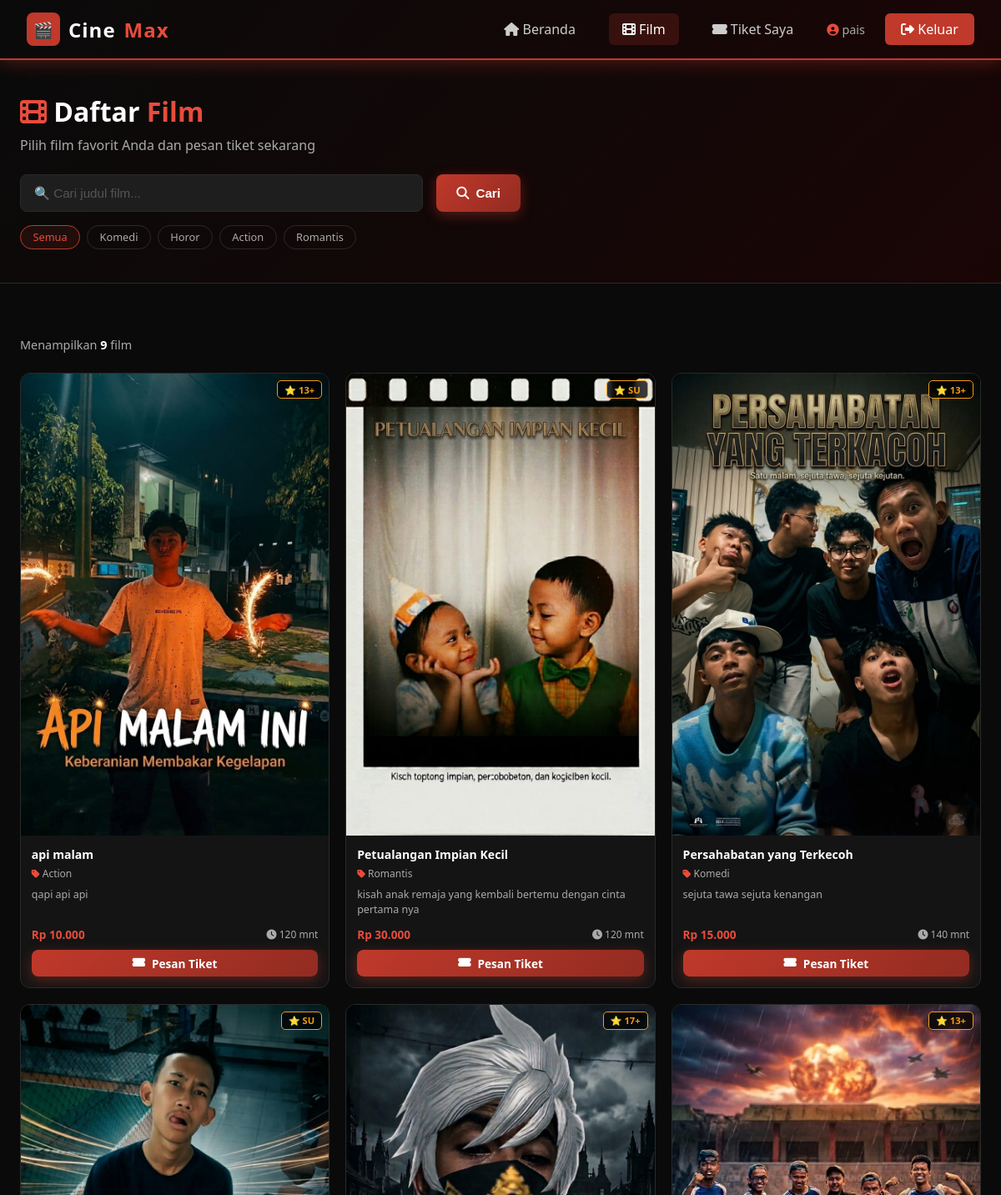
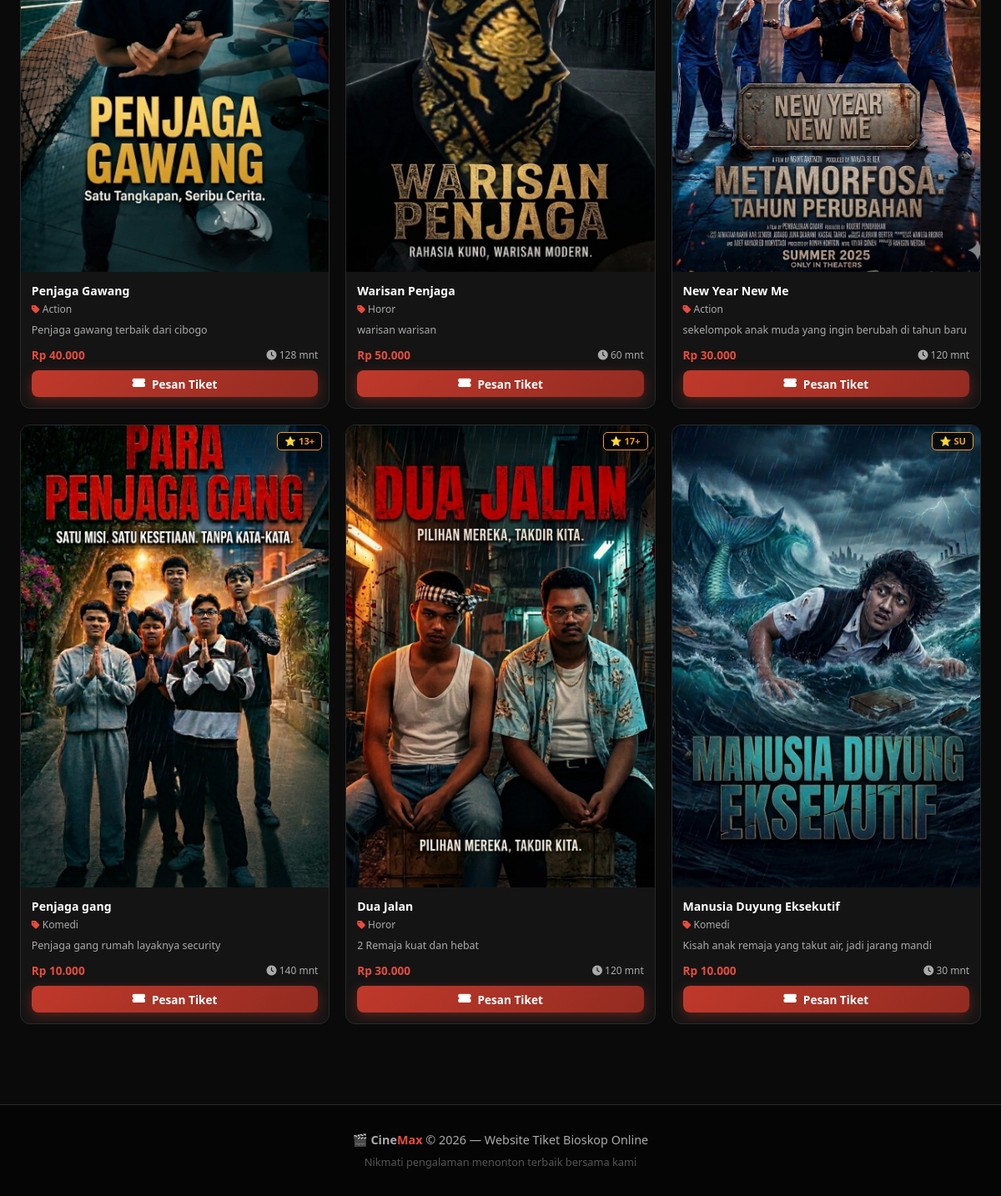
The page /bioskop/user/films.php (signed in) on the database its author committed (2 pictures, top to bottom).
### tables this page shows
CREATE TABLE `films` (
  `id` int(11) NOT NULL,
  `judul` varchar(200) NOT NULL,
  `genre` varchar(100) DEFAULT NULL,
  `durasi` int(11) DEFAULT NULL,
  `rating` varchar(10) DEFAULT NULL,
  `sinopsis` text DEFAULT NULL,
  `poster` varchar(255) DEFAULT NULL,
  `harga` decimal(10,2) DEFAULT 50000.00,
  `status` enum('tayang','akan_tayang','selesai') DEFAULT 'tayang',
  `created_at` timestamp NOT NULL DEFAULT current_timestamp()
);

### bioskop/user/films.php (the view, shortened to what this page needs)
<?php
require_once '../config/database.php';
$search = trim($_POST['search'] ?? $_GET['search'] ?? '');
$genre  = trim($_GET['genre'] ?? '');
$where  = "WHERE status = 'tayang'";
$params = [];
$types  = '';
if ($params) {
    $stmt = $conn->prepare("SELECT * FROM films $where ORDER BY id DESC");
    $stmt->bind_param($types, ...$params);
    $stmt->execute();
    $films = $stmt->get_result();
} else {
    $films = $conn->query("SELECT * FROM films $where ORDER BY id DESC");
}
$genres_raw = $conn->query("SELECT DISTINCT genre FROM films WHERE status='tayang'");
$all_genres = [];
while ($g = $genres_raw->fetch_assoc()) {
    foreach (explode(',', $g['genre']) as $gn) {
        $gn = trim($gn);
        if ($gn && !in_array($gn, $all_genres)) $all_genres[] = $gn;
    }
}
$basePath  = '../';
include '../includes/header.php';
?>
<div class="films-hero">
    <div class="container">
        <h1 style="font-size:2rem; font-weight:800; margin-bottom:0.5rem">
            <i class="fas fa-film" style="color:var(--primary-light)"></i>
            Daftar <span style="color:var(--primary-light)">Film</span>
        </h1>
        <p style="color:var(--text-gray); margin-bottom:1.5rem">Pilih film favorit Anda dan pesan tiket sekarang</p>
        <form method="GET" action="films.php">
            <div class="search-bar">
                <input type="text" name="search" class="form-control"
                       placeholder="🔍 Cari judul film..." value="<?= htmlspecialchars($search) ?>">
                <button type="submit" class="btn btn-primary"><i class="fas fa-search"></i> Cari</button>
            </div>
            <div class="genre-filters">
                <a href="films.php" class="genre-btn <?= !$genre ? 'active' : '' ?>">Semua</a>
                <?php foreach ($all_genres as $g): ?>
                <a href="films.php?genre=<?= urlencode($g) ?><?= $search ? '&search='.urlencode($search) : '' ?>"
                   class="genre-btn <?= $genre === $g ? 'active' : '' ?>">
                    <?= htmlspecialchars($g) ?>
                </a>
                <?php endforeach; ?>
            </div>
        </form>
    </div>
</div>
<div class="container py-4">
    <?php if ($films->num_rows > 0): ?>
    <p style="color:var(--text-gray); margin-bottom:1.5rem; font-size:0.9rem">
        Menampilkan <strong style="color:white"><?= $films->num_rows ?></strong> film
    </p>
    <div class="grid grid-4">
        <?php while ($film = $films->fetch_assoc()):
            $poster_path = '../assets/uploads/posters/' . ($film['poster'] ?? '');
        ?>
        <div class="film-card">
            <div class="film-poster-placeholder">
                <?php if (!empty($film['poster']) && file_exists($poster_path)): ?>
                <img src="<?= htmlspecialchars($poster_path) ?>" alt="<?= htmlspecialchars($film['judul']) ?>">
                <?php else: ?>🎬<?php endif; ?>
                <span class="film-rating-badge">⭐ <?= htmlspecialchars($film['rating']) ?></span>
            </div>
            <div class="film-info">
                <div class="film-title"><?= htmlspecialchars($film['judul']) ?></div>
                <div class="film-genre">
                    <i class="fas fa-tag" style="color:var(--primary-light); font-size:0.7rem"></i>
                    <?= htmlspecialchars($film['genre']) ?>
                </div>
                <div class="film-sinopsis"><?= htmlspecialchars($film['sinopsis']) ?></div>
                <div class="film-meta">
                    <span class="film-price">Rp <?= number_format($film['harga'], 0, ',', '.') ?></span>
                    <span class="film-duration"><i class="fas fa-clock"></i> <?= $film['durasi'] ?> mnt</span>
                </div>
                <a href="film-detail.php?id=<?= $film['id'] ?>" class="btn btn-primary btn-block btn-sm">
                    <i class="fas fa-ticket-alt"></i> Pesan Tiket
                </a>
            </div>
        </div>
        <?php endwhile; ?>
    </div>
    <?php endif; ?>
</div>
<?php include '../includes/footer.php'; ?>

### bioskop/includes/header.php (shortened to what this page needs)
<!DOCTYPE html>
<html lang="id">
<head>
    <link rel="stylesheet" href="<?= $basePath ?? '' ?>assets/css/style.css">
    <link rel="stylesheet" href="https://cdnjs.cloudflare.com/ajax/libs/font-awesome/6.4.0/css/all.min.css">
</head>
<body>
<nav class="navbar">
    <div class="navbar-inner">
        <a href="dashboard.php" class="navbar-brand">
            <div class="logo-icon">🎬</div>
            Cine<span>Max</span>
        </a>
        <?php if (isset($_SESSION['user_id'])): ?>
        <ul class="navbar-nav">
            <li><a href="dashboard.php" class="<?= basename($_SERVER['PHP_SELF']) == 'dashboard.php' ? 'active' : '' ?>">
                <i class="fas fa-home"></i> Beranda
            </a></li>
            <li><a href="films.php" class="<?= basename($_SERVER['PHP_SELF']) == 'films.php' ? 'active' : '' ?>">
                <i class="fas fa-film"></i> Film
            </a></li>
            <li><a href="my-tickets.php" class="<?= basename($_SERVER['PHP_SELF']) == 'my-tickets.php' ? 'active' : '' ?>">
                <i class="fas fa-ticket-alt"></i> Tiket Saya
            </a></li>
            <li>
                <span style="color: var(--text-gray); font-size:0.9rem;">
                    <i class="fas fa-user-circle" style="color:var(--primary-light)"></i>
                    <?= htmlspecialchars($_SESSION['user_nama']) ?>
                </span>
            </li>
            <li><a href="logout.php" class="btn-logout">
                <i class="fas fa-sign-out-alt"></i> Keluar
            </a></li>
        </ul>
        <?php endif; ?>
    </div>
</nav>

### bioskop/includes/footer.php (shortened to what this page needs)
<footer class="footer">
    <div class="container">
        <p>🎬 <strong>Cine<span>Max</span></strong> &copy; <?= date('Y') ?> — Website Tiket Bioskop Online</p>
        <p class="mt-1" style="font-size:0.8rem; color:#555;">Nikmati pengalaman menonton terbaik bersama kami</p>
    </div>
</footer>
</body>
</html>

### bioskop/assets/css/style.css (style rules this page uses)
:root { --primary: #c0392b; --primary-dark: #922b21; --primary-light: #e74c3c; --bg-dark: #0a0a0a; --bg-card: #141414; --bg-card2: #1a1a1a; --bg-input: #1e1e1e; --text-white: #ffffff; --text-gray: #aaaaaa; --text-light: #cccccc; --border: #2a2a2a; --border-red: #c0392b; --gold: #f39c12; --success: #27ae60; --shadow: 0 4px 20px rgba(192, 57, 43, 0.3); }
* { margin: 0; padding: 0; box-sizing: border-box; }
body { font-family: 'Segoe UI', Tahoma, Geneva, Verdana, sans-serif; background-color: var(--bg-dark); color: var(--text-white); min-height: 100vh; }
a { text-decoration: none; color: inherit; }
.navbar { background: linear-gradient(135deg, #0a0a0a 0%, #1a0505 100%); border-bottom: 2px solid var(--primary); padding: 0 2rem; position: sticky; top: 0; z-index: 1000; box-shadow: 0 2px 20px rgba(192, 57, 43, 0.4); }
.navbar-inner { display: flex; align-items: center; justify-content: space-between; max-width: 1400px; margin: 0 auto; height: 70px; }
.navbar-brand { display: flex; align-items: center; gap: 10px; font-size: 1.5rem; font-weight: 800; color: var(--text-white); letter-spacing: 1px; }
.navbar-brand .logo-icon { width: 40px; height: 40px; background: var(--primary); border-radius: 8px; display: flex; align-items: center; justify-content: center; font-size: 1.2rem; }
.navbar-brand span { color: var(--primary-light); }
.navbar-nav { display: flex; align-items: center; gap: 1.5rem; list-style: none; }
.navbar-nav a { color: var(--text-light); font-weight: 500; padding: 0.5rem 1rem; border-radius: 6px; transition: all 0.3s; }
.navbar-nav a:hover, .navbar-nav a.active { color: var(--text-white); background: rgba(192, 57, 43, 0.2); }
.btn-logout { background: var(--primary); color: white !important; padding: 0.5rem 1.2rem !important; border-radius: 6px !important; transition: all 0.3s !important; }
.btn { display: inline-flex; align-items: center; gap: 8px; padding: 0.7rem 1.5rem; border-radius: 8px; font-weight: 600; font-size: 0.95rem; cursor: pointer; border: none; transition: all 0.3s; text-decoration: none; }
.btn-primary { background: linear-gradient(135deg, var(--primary), var(--primary-dark)); color: white; box-shadow: 0 4px 15px rgba(192, 57, 43, 0.4); }
.btn-sm { padding: 0.4rem 1rem; font-size: 0.85rem; }
.btn-block { width: 100%; justify-content: center; }
.form-control { width: 100%; padding: 0.8rem 1rem; background: var(--bg-input); border: 1px solid var(--border); border-radius: 8px; color: var(--text-white); font-size: 0.95rem; transition: all 0.3s; }
.form-control::placeholder { color: #555; }
.container { max-width: 1400px; margin: 0 auto; padding: 0 1.5rem; }
.grid { display: grid; gap: 1.2rem; }
.grid-4 { grid-template-columns: repeat(4, 1fr); }
@media (max-width: 1200px) { .grid-4 { grid-template-columns: repeat(3, 1fr); } }
.mt-1 { margin-top: 0.5rem; }
.py-4 { padding-top: 2rem; padding-bottom: 2rem; }
.footer { background: #050505; border-top: 1px solid var(--border); padding: 2rem 0; margin-top: 4rem; text-align: center; color: var(--text-gray); font-size: 0.9rem; }
.footer span { color: var(--primary-light); }

### rows shown on the page
films: poster (picture), rating "13+", judul "api malam", genre "Action", sinopsis "qapi api api", harga "10.000", durasi "120"
films: poster (picture), rating "SU", judul "Petualangan Impian Kecil", genre "Romantis", sinopsis "kisah anak remaja yang kembali bertemu dengan cinta pertama nya", harga "30.000", durasi "120"
films: poster (picture), rating "13+", judul "Persahabatan yang Terkecoh", genre "Komedi", sinopsis "sejuta tawa sejuta kenangan", harga "15.000", durasi "140"
films: poster (picture), rating "SU", judul "Penjaga Gawang", genre "Action", sinopsis "Penjaga gawang terbaik dari cibogo", harga "40.000", durasi "128"
films: poster (picture), rating "17+", judul "Warisan Penjaga", genre "Horor", sinopsis "warisan warisan", harga "50.000", durasi "60"
films: poster (picture), rating "13+", judul "New Year New Me", genre "Action", sinopsis "sekelompok anak muda yang ingin berubah di tahun baru", harga "30.000", durasi "120"
films: poster (picture), rating "13+", judul "Penjaga gang", genre "Komedi", sinopsis "Penjaga gang rumah layaknya security", harga "10.000", durasi "140"
films: poster (picture), rating "17+", judul "Dua Jalan", genre "Horor", sinopsis "2 Remaja kuat dan hebat", harga "30.000", durasi "120"
films: poster (picture), rating "SU", judul "Manusia Duyung Eksekutif", genre "Komedi", sinopsis "Kisah anak remaja yang takut air, jadi jarang mandi", harga "10.000", durasi "30"

### other values the page prints
$_SESSION['user_nama'] "pais"
$g "Komedi"
$g "Horor"
$g "Action"
$g "Romantis"
$films->num_rows "9"
